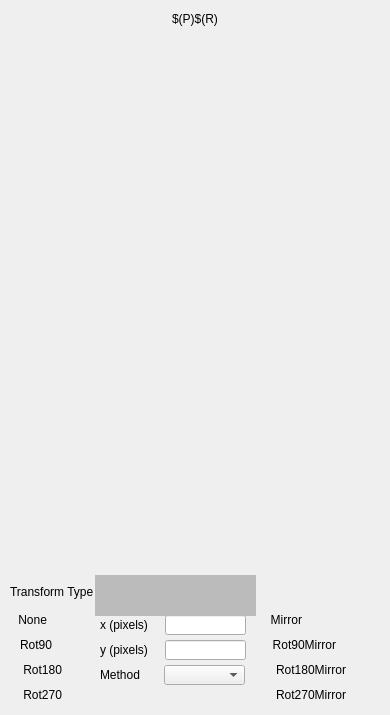
<?xml version="1.0" encoding="UTF-8"?>
<ui version="4.0">
 <class>MainWindow</class>
 <widget class="QMainWindow" name="MainWindow">
  <property name="geometry">
   <rect>
    <x>0</x>
    <y>0</y>
    <width>390</width>
    <height>715</height>
   </rect>
  </property>
  <property name="styleSheet">
   <string>

QWidget#centralWidget {background: rgba(187, 187, 187, 255);}
QPushButton::menu-indicator {image: url(none.png); width: 0}

caTable {
       font: 10pt;
       background: cornsilk;
       alternate-background-color: wheat;
}

caLineEdit {
     border-radius: 1px;
     background: lightyellow;
     color: black;
 }

caTextEntry {
    color: rgb(127, 0, 63);
    background-color: cornsilk;
    selection-color: #0a214c;
    selection-background-color: wheat;
    border: 1px groove black;
    border-radius: 1px;
    padding: 1px;
}

caTextEntry:focus {
    padding: 0px;
    border: 2px groove darkred;
    border-radius: 1px;
}

QPushButton {
      border-color: #00b;
      border-radius: 2px;
      padding: 3px;
      border-width: 1px;

	background: qlineargradient(spread:pad, x1:0, y1:0, x2:0, y2:1,
						   stop:0   rgba(224, 239, 255, 255),
						   stop:0.5 rgba(199, 215, 230, 255),
						   stop:1   rgba(184, 214, 236, 255));
}
QPushButton:hover {
	background: qlineargradient(spread:pad, x1:0, y1:0, x2:0, y2:1,
						stop:0   rgba(201, 226, 255, 255),
						stop:0.5 rgba(177, 204, 230, 255),
						stop:1   rgba(163, 205, 236, 255));
}
QPushButton:pressed {
	background: qlineargradient(spread:pad, x1:0, y1:0, x2:0, y2:1,
						stop:0   rgba(174, 219, 255, 255),
						stop:0.5 rgba(165, 199, 230, 255),
						stop:1   rgba(134, 188, 236, 255));
}

QPushButton:disabled {
	background: qlineargradient(spread:pad, x1:0, y1:0, x2:0, y2:1,
						stop:0   rgba(174, 219, 255, 255),
						stop:0.5 rgba(165, 199, 230, 255),
						stop:1   rgba(134, 188, 236, 255));
}

caChoice {
      background: qlineargradient(x1: 0, y1: 0, x2: 0, y2: 1,
                                  stop: 0 #E1E1E1, stop: 0.4 #DDDDDD,
                                  stop: 0.5 #D8D8D8, stop: 1.0 #D3D3D3);
}

caChoice &gt; QPushButton {
      text-align: left;
      padding: 1px;
}

caSlider::groove:horizontal {
border: 1px solid #bbb;
background: lightgrey;
height: 20px;
border-radius: 4px;
}

caSlider::handle:horizontal {
background: red;
border: 1px solid #777;
width: 13px;
margin-top: -2px;
margin-bottom: -2px;
border-radius: 2px;
}



</string>
  </property>
  <widget class="QWidget" name="centralWidget">
   <widget class="caGraphics" name="caRectangle_0">
    <property name="geometry">
     <rect>
      <x>5</x>
      <y>5</y>
      <width>380</width>
      <height>25</height>
     </rect>
    </property>
    <property name="foreground">
     <color>
      <red>218</red>
      <green>218</green>
      <blue>218</blue>
     </color>
    </property>
    <property name="linestyle" stdset="0">
     <enum>caGraphics::Solid</enum>
    </property>
    <property name="fillstyle" stdset="0">
     <enum>caGraphics::Filled</enum>
    </property>
    <property name="lineColor">
     <color>
      <red>218</red>
      <green>218</green>
      <blue>218</blue>
     </color>
    </property>
    <property name="form">
     <enum>caGraphics::Rectangle</enum>
    </property>
   </widget>
   <widget class="caLabel" name="caLabel_0">
    <property name="geometry">
     <rect>
      <x>10</x>
      <y>6</y>
      <width>370</width>
      <height>25</height>
     </rect>
    </property>
    <property name="frameShape">
     <enum>QFrame::NoFrame</enum>
    </property>
    <property name="text">
     <string>$(P)$(R)</string>
    </property>
    <property name="alignment">
     <set>Qt::AlignAbsolute|Qt::AlignCenter|Qt::AlignHCenter|Qt::AlignVCenter</set>
    </property>
    <property name="fontScaleMode">
     <enum>ESimpleLabel::WidthAndHeight</enum>
    </property>
    <property name="foreground">
     <color>
      <red>77</red>
      <green>82</green>
      <blue>164</blue>
     </color>
    </property>
    <property name="background">
     <color alpha="0">
      <red>77</red>
      <green>82</green>
      <blue>164</blue>
     </color>
    </property>
   </widget>
   <widget class="caInclude" name="caInclude_0">
    <property name="geometry">
     <rect>
      <x>5</x>
      <y>40</y>
      <width>382</width>
      <height>532</height>
     </rect>
    </property>
    <property name="macro">
     <string/>
    </property>
    <property name="filename" stdset="0">
     <string>NDPluginBase.ui</string>
    </property>
   </widget>
   <widget class="caFrame" name="caFrame_1">
    <property name="geometry">
     <rect>
      <x>5</x>
      <y>575</y>
      <width>382</width>
      <height>137</height>
     </rect>
    </property>
    <widget class="caGraphics" name="caRectangle_1">
     <property name="geometry">
      <rect>
       <x>0</x>
       <y>0</y>
       <width>380</width>
       <height>135</height>
      </rect>
     </property>
     <property name="foreground">
      <color>
       <red>45</red>
       <green>45</green>
       <blue>45</blue>
      </color>
     </property>
     <property name="linestyle" stdset="0">
      <enum>caGraphics::Solid</enum>
     </property>
     <property name="lineColor">
      <color>
       <red>45</red>
       <green>45</green>
       <blue>45</blue>
      </color>
     </property>
     <property name="form">
      <enum>caGraphics::Rectangle</enum>
     </property>
     <property name="background" stdset="0">
      <color alpha="0">
       <red>45</red>
       <green>45</green>
       <blue>45</blue>
      </color>
     </property>
    </widget>
    <widget class="caLabel" name="caLabel_1">
     <property name="geometry">
      <rect>
       <x>5</x>
       <y>7</y>
       <width>121</width>
       <height>20</height>
      </rect>
     </property>
     <property name="frameShape">
      <enum>QFrame::NoFrame</enum>
     </property>
     <property name="text">
      <string>Transform Type</string>
     </property>
     <property name="alignment">
      <set>Qt::AlignAbsolute|Qt::AlignLeading|Qt::AlignLeft|Qt::AlignVCenter</set>
     </property>
     <property name="fontScaleMode">
      <enum>ESimpleLabel::WidthAndHeight</enum>
     </property>
     <property name="foreground">
      <color>
       <red>0</red>
       <green>0</green>
       <blue>0</blue>
      </color>
     </property>
     <property name="background">
      <color alpha="0">
       <red>0</red>
       <green>0</green>
       <blue>0</blue>
      </color>
     </property>
    </widget>
    <widget class="caMenu" name="caMenu_0">
     <property name="geometry">
      <rect>
       <x>120</x>
       <y>10</y>
       <width>120</width>
       <height>20</height>
      </rect>
     </property>
     <property name="channel" stdset="0">
      <string>$(P)$(R)Type</string>
     </property>
     <property name="colorMode">
      <enum>caMenu::Static</enum>
     </property>
     <property name="foreground">
      <color>
       <red>0</red>
       <green>0</green>
       <blue>0</blue>
      </color>
     </property>
     <property name="background">
      <color>
       <red>115</red>
       <green>223</green>
       <blue>255</blue>
      </color>
     </property>
    </widget>
    <widget class="caFrame" name="caFrame_2">
     <property name="geometry">
      <rect>
       <x>350</x>
       <y>36</y>
       <width>15</width>
       <height>21</height>
      </rect>
     </property>
     <widget class="caPolyLine" name="caPolyLine_0">
      <property name="geometry">
       <rect>
        <x>10</x>
        <y>0</y>
        <width>2</width>
        <height>19</height>
       </rect>
      </property>
      <property name="foreground">
       <color>
        <red>42</red>
        <green>99</green>
        <blue>228</blue>
       </color>
      </property>
      <property name="linestyle" stdset="0">
       <enum>caPolyLine::Solid</enum>
      </property>
      <property name="lineSize">
       <number>2</number>
      </property>
      <property name="lineColor">
       <color>
        <red>42</red>
        <green>99</green>
        <blue>228</blue>
       </color>
      </property>
      <property name="xyPairs" stdset="0">
       <string>1,1;1,18</string>
      </property>
      <property name="background" stdset="0">
       <color alpha="0">
        <red>42</red>
        <green>99</green>
        <blue>228</blue>
       </color>
      </property>
     </widget>
     <widget class="caPolyLine" name="caPolyLine_1">
      <property name="geometry">
       <rect>
        <x>0</x>
        <y>0</y>
        <width>13</width>
        <height>2</height>
       </rect>
      </property>
      <property name="foreground">
       <color>
        <red>42</red>
        <green>99</green>
        <blue>228</blue>
       </color>
      </property>
      <property name="linestyle" stdset="0">
       <enum>caPolyLine::Solid</enum>
      </property>
      <property name="lineSize">
       <number>2</number>
      </property>
      <property name="lineColor">
       <color>
        <red>42</red>
        <green>99</green>
        <blue>228</blue>
       </color>
      </property>
      <property name="xyPairs" stdset="0">
       <string>12,1;1,1</string>
      </property>
      <property name="background" stdset="0">
       <color alpha="0">
        <red>42</red>
        <green>99</green>
        <blue>228</blue>
       </color>
      </property>
     </widget>
     <widget class="caPolyLine" name="caPolyLine_2">
      <property name="geometry">
       <rect>
        <x>1</x>
        <y>7</y>
        <width>12</width>
        <height>2</height>
       </rect>
      </property>
      <property name="foreground">
       <color>
        <red>42</red>
        <green>99</green>
        <blue>228</blue>
       </color>
      </property>
      <property name="linestyle" stdset="0">
       <enum>caPolyLine::Solid</enum>
      </property>
      <property name="lineSize">
       <number>2</number>
      </property>
      <property name="lineColor">
       <color>
        <red>42</red>
        <green>99</green>
        <blue>228</blue>
       </color>
      </property>
      <property name="xyPairs" stdset="0">
       <string>11,1;1,1</string>
      </property>
      <property name="background" stdset="0">
       <color alpha="0">
        <red>42</red>
        <green>99</green>
        <blue>228</blue>
       </color>
      </property>
     </widget>
    </widget>
    <widget class="caFrame" name="caFrame_3">
     <property name="geometry">
      <rect>
       <x>350</x>
       <y>63</y>
       <width>21</width>
       <height>15</height>
      </rect>
     </property>
     <widget class="caPolyLine" name="caPolyLine_3">
      <property name="geometry">
       <rect>
        <x>0</x>
        <y>0</y>
        <width>19</width>
        <height>2</height>
       </rect>
      </property>
      <property name="foreground">
       <color>
        <red>42</red>
        <green>99</green>
        <blue>228</blue>
       </color>
      </property>
      <property name="linestyle" stdset="0">
       <enum>caPolyLine::Solid</enum>
      </property>
      <property name="lineSize">
       <number>2</number>
      </property>
      <property name="lineColor">
       <color>
        <red>42</red>
        <green>99</green>
        <blue>228</blue>
       </color>
      </property>
      <property name="xyPairs" stdset="0">
       <string>1,1;18,1</string>
      </property>
      <property name="background" stdset="0">
       <color alpha="0">
        <red>42</red>
        <green>99</green>
        <blue>228</blue>
       </color>
      </property>
     </widget>
     <widget class="caPolyLine" name="caPolyLine_4">
      <property name="geometry">
       <rect>
        <x>0</x>
        <y>0</y>
        <width>2</width>
        <height>13</height>
       </rect>
      </property>
      <property name="foreground">
       <color>
        <red>42</red>
        <green>99</green>
        <blue>228</blue>
       </color>
      </property>
      <property name="linestyle" stdset="0">
       <enum>caPolyLine::Solid</enum>
      </property>
      <property name="lineSize">
       <number>2</number>
      </property>
      <property name="lineColor">
       <color>
        <red>42</red>
        <green>99</green>
        <blue>228</blue>
       </color>
      </property>
      <property name="xyPairs" stdset="0">
       <string>1,1;1,12</string>
      </property>
      <property name="background" stdset="0">
       <color alpha="0">
        <red>42</red>
        <green>99</green>
        <blue>228</blue>
       </color>
      </property>
     </widget>
     <widget class="caPolyLine" name="caPolyLine_5">
      <property name="geometry">
       <rect>
        <x>7</x>
        <y>0</y>
        <width>2</width>
        <height>12</height>
       </rect>
      </property>
      <property name="foreground">
       <color>
        <red>42</red>
        <green>99</green>
        <blue>228</blue>
       </color>
      </property>
      <property name="linestyle" stdset="0">
       <enum>caPolyLine::Solid</enum>
      </property>
      <property name="lineSize">
       <number>2</number>
      </property>
      <property name="lineColor">
       <color>
        <red>42</red>
        <green>99</green>
        <blue>228</blue>
       </color>
      </property>
      <property name="xyPairs" stdset="0">
       <string>1,1;1,11</string>
      </property>
      <property name="background" stdset="0">
       <color alpha="0">
        <red>42</red>
        <green>99</green>
        <blue>228</blue>
       </color>
      </property>
     </widget>
    </widget>
    <widget class="caFrame" name="caFrame_4">
     <property name="geometry">
      <rect>
       <x>350</x>
       <y>84</y>
       <width>15</width>
       <height>21</height>
      </rect>
     </property>
     <widget class="caPolyLine" name="caPolyLine_6">
      <property name="geometry">
       <rect>
        <x>0</x>
        <y>0</y>
        <width>2</width>
        <height>19</height>
       </rect>
      </property>
      <property name="foreground">
       <color>
        <red>42</red>
        <green>99</green>
        <blue>228</blue>
       </color>
      </property>
      <property name="linestyle" stdset="0">
       <enum>caPolyLine::Solid</enum>
      </property>
      <property name="lineSize">
       <number>2</number>
      </property>
      <property name="lineColor">
       <color>
        <red>42</red>
        <green>99</green>
        <blue>228</blue>
       </color>
      </property>
      <property name="xyPairs" stdset="0">
       <string>1,18;1,1</string>
      </property>
      <property name="background" stdset="0">
       <color alpha="0">
        <red>42</red>
        <green>99</green>
        <blue>228</blue>
       </color>
      </property>
     </widget>
     <widget class="caPolyLine" name="caPolyLine_7">
      <property name="geometry">
       <rect>
        <x>0</x>
        <y>17</y>
        <width>13</width>
        <height>2</height>
       </rect>
      </property>
      <property name="foreground">
       <color>
        <red>42</red>
        <green>99</green>
        <blue>228</blue>
       </color>
      </property>
      <property name="linestyle" stdset="0">
       <enum>caPolyLine::Solid</enum>
      </property>
      <property name="lineSize">
       <number>2</number>
      </property>
      <property name="lineColor">
       <color>
        <red>42</red>
        <green>99</green>
        <blue>228</blue>
       </color>
      </property>
      <property name="xyPairs" stdset="0">
       <string>1,1;12,1</string>
      </property>
      <property name="background" stdset="0">
       <color alpha="0">
        <red>42</red>
        <green>99</green>
        <blue>228</blue>
       </color>
      </property>
     </widget>
     <widget class="caPolyLine" name="caPolyLine_8">
      <property name="geometry">
       <rect>
        <x>0</x>
        <y>10</y>
        <width>12</width>
        <height>2</height>
       </rect>
      </property>
      <property name="foreground">
       <color>
        <red>42</red>
        <green>99</green>
        <blue>228</blue>
       </color>
      </property>
      <property name="linestyle" stdset="0">
       <enum>caPolyLine::Solid</enum>
      </property>
      <property name="lineSize">
       <number>2</number>
      </property>
      <property name="lineColor">
       <color>
        <red>42</red>
        <green>99</green>
        <blue>228</blue>
       </color>
      </property>
      <property name="xyPairs" stdset="0">
       <string>1,1;11,1</string>
      </property>
      <property name="background" stdset="0">
       <color alpha="0">
        <red>42</red>
        <green>99</green>
        <blue>228</blue>
       </color>
      </property>
     </widget>
    </widget>
    <widget class="caFrame" name="caFrame_5">
     <property name="geometry">
      <rect>
       <x>350</x>
       <y>112</y>
       <width>21</width>
       <height>15</height>
      </rect>
     </property>
     <widget class="caPolyLine" name="caPolyLine_9">
      <property name="geometry">
       <rect>
        <x>0</x>
        <y>11</y>
        <width>19</width>
        <height>2</height>
       </rect>
      </property>
      <property name="foreground">
       <color>
        <red>42</red>
        <green>99</green>
        <blue>228</blue>
       </color>
      </property>
      <property name="linestyle" stdset="0">
       <enum>caPolyLine::Solid</enum>
      </property>
      <property name="lineSize">
       <number>2</number>
      </property>
      <property name="lineColor">
       <color>
        <red>42</red>
        <green>99</green>
        <blue>228</blue>
       </color>
      </property>
      <property name="xyPairs" stdset="0">
       <string>18,1;1,1</string>
      </property>
      <property name="background" stdset="0">
       <color alpha="0">
        <red>42</red>
        <green>99</green>
        <blue>228</blue>
       </color>
      </property>
     </widget>
     <widget class="caPolyLine" name="caPolyLine_10">
      <property name="geometry">
       <rect>
        <x>17</x>
        <y>0</y>
        <width>2</width>
        <height>13</height>
       </rect>
      </property>
      <property name="foreground">
       <color>
        <red>42</red>
        <green>99</green>
        <blue>228</blue>
       </color>
      </property>
      <property name="linestyle" stdset="0">
       <enum>caPolyLine::Solid</enum>
      </property>
      <property name="lineSize">
       <number>2</number>
      </property>
      <property name="lineColor">
       <color>
        <red>42</red>
        <green>99</green>
        <blue>228</blue>
       </color>
      </property>
      <property name="xyPairs" stdset="0">
       <string>1,12;1,1</string>
      </property>
      <property name="background" stdset="0">
       <color alpha="0">
        <red>42</red>
        <green>99</green>
        <blue>228</blue>
       </color>
      </property>
     </widget>
     <widget class="caPolyLine" name="caPolyLine_11">
      <property name="geometry">
       <rect>
        <x>10</x>
        <y>1</y>
        <width>2</width>
        <height>12</height>
       </rect>
      </property>
      <property name="foreground">
       <color>
        <red>42</red>
        <green>99</green>
        <blue>228</blue>
       </color>
      </property>
      <property name="linestyle" stdset="0">
       <enum>caPolyLine::Solid</enum>
      </property>
      <property name="lineSize">
       <number>2</number>
      </property>
      <property name="lineColor">
       <color>
        <red>42</red>
        <green>99</green>
        <blue>228</blue>
       </color>
      </property>
      <property name="xyPairs" stdset="0">
       <string>1,11;1,1</string>
      </property>
      <property name="background" stdset="0">
       <color alpha="0">
        <red>42</red>
        <green>99</green>
        <blue>228</blue>
       </color>
      </property>
     </widget>
    </widget>
    <widget class="caLabel" name="caLabel_2">
     <property name="geometry">
      <rect>
       <x>220</x>
       <y>35</y>
       <width>77</width>
       <height>20</height>
      </rect>
     </property>
     <property name="frameShape">
      <enum>QFrame::NoFrame</enum>
     </property>
     <property name="text">
      <string>Mirror</string>
     </property>
     <property name="alignment">
      <set>Qt::AlignAbsolute|Qt::AlignRight|Qt::AlignTrailing|Qt::AlignVCenter</set>
     </property>
     <property name="fontScaleMode">
      <enum>ESimpleLabel::WidthAndHeight</enum>
     </property>
     <property name="foreground">
      <color>
       <red>45</red>
       <green>45</green>
       <blue>45</blue>
      </color>
     </property>
     <property name="background">
      <color alpha="0">
       <red>45</red>
       <green>45</green>
       <blue>45</blue>
      </color>
     </property>
    </widget>
    <widget class="caLabel" name="caLabel_3">
     <property name="geometry">
      <rect>
       <x>250</x>
       <y>60</y>
       <width>81</width>
       <height>20</height>
      </rect>
     </property>
     <property name="frameShape">
      <enum>QFrame::NoFrame</enum>
     </property>
     <property name="text">
      <string>Rot90Mirror</string>
     </property>
     <property name="alignment">
      <set>Qt::AlignAbsolute|Qt::AlignRight|Qt::AlignTrailing|Qt::AlignVCenter</set>
     </property>
     <property name="fontScaleMode">
      <enum>ESimpleLabel::WidthAndHeight</enum>
     </property>
     <property name="foreground">
      <color>
       <red>45</red>
       <green>45</green>
       <blue>45</blue>
      </color>
     </property>
     <property name="background">
      <color alpha="0">
       <red>45</red>
       <green>45</green>
       <blue>45</blue>
      </color>
     </property>
    </widget>
    <widget class="caLabel" name="caLabel_4">
     <property name="geometry">
      <rect>
       <x>250</x>
       <y>85</y>
       <width>91</width>
       <height>20</height>
      </rect>
     </property>
     <property name="frameShape">
      <enum>QFrame::NoFrame</enum>
     </property>
     <property name="text">
      <string>Rot180Mirror</string>
     </property>
     <property name="alignment">
      <set>Qt::AlignAbsolute|Qt::AlignRight|Qt::AlignTrailing|Qt::AlignVCenter</set>
     </property>
     <property name="fontScaleMode">
      <enum>ESimpleLabel::WidthAndHeight</enum>
     </property>
     <property name="foreground">
      <color>
       <red>45</red>
       <green>45</green>
       <blue>45</blue>
      </color>
     </property>
     <property name="background">
      <color alpha="0">
       <red>45</red>
       <green>45</green>
       <blue>45</blue>
      </color>
     </property>
    </widget>
    <widget class="caLabel" name="caLabel_5">
     <property name="geometry">
      <rect>
       <x>250</x>
       <y>110</y>
       <width>91</width>
       <height>20</height>
      </rect>
     </property>
     <property name="frameShape">
      <enum>QFrame::NoFrame</enum>
     </property>
     <property name="text">
      <string>Rot270Mirror</string>
     </property>
     <property name="alignment">
      <set>Qt::AlignAbsolute|Qt::AlignRight|Qt::AlignTrailing|Qt::AlignVCenter</set>
     </property>
     <property name="fontScaleMode">
      <enum>ESimpleLabel::WidthAndHeight</enum>
     </property>
     <property name="foreground">
      <color>
       <red>45</red>
       <green>45</green>
       <blue>45</blue>
      </color>
     </property>
     <property name="background">
      <color alpha="0">
       <red>45</red>
       <green>45</green>
       <blue>45</blue>
      </color>
     </property>
    </widget>
    <widget class="caLabel" name="caLabel_6">
     <property name="geometry">
      <rect>
       <x>-35</x>
       <y>35</y>
       <width>77</width>
       <height>20</height>
      </rect>
     </property>
     <property name="frameShape">
      <enum>QFrame::NoFrame</enum>
     </property>
     <property name="text">
      <string>None</string>
     </property>
     <property name="alignment">
      <set>Qt::AlignAbsolute|Qt::AlignRight|Qt::AlignTrailing|Qt::AlignVCenter</set>
     </property>
     <property name="fontScaleMode">
      <enum>ESimpleLabel::WidthAndHeight</enum>
     </property>
     <property name="foreground">
      <color>
       <red>45</red>
       <green>45</green>
       <blue>45</blue>
      </color>
     </property>
     <property name="background">
      <color alpha="0">
       <red>45</red>
       <green>45</green>
       <blue>45</blue>
      </color>
     </property>
    </widget>
    <widget class="caLabel" name="caLabel_7">
     <property name="geometry">
      <rect>
       <x>-30</x>
       <y>60</y>
       <width>77</width>
       <height>20</height>
      </rect>
     </property>
     <property name="frameShape">
      <enum>QFrame::NoFrame</enum>
     </property>
     <property name="text">
      <string>Rot90</string>
     </property>
     <property name="alignment">
      <set>Qt::AlignAbsolute|Qt::AlignRight|Qt::AlignTrailing|Qt::AlignVCenter</set>
     </property>
     <property name="fontScaleMode">
      <enum>ESimpleLabel::WidthAndHeight</enum>
     </property>
     <property name="foreground">
      <color>
       <red>45</red>
       <green>45</green>
       <blue>45</blue>
      </color>
     </property>
     <property name="background">
      <color alpha="0">
       <red>45</red>
       <green>45</green>
       <blue>45</blue>
      </color>
     </property>
    </widget>
    <widget class="caLabel" name="caLabel_8">
     <property name="geometry">
      <rect>
       <x>-20</x>
       <y>85</y>
       <width>77</width>
       <height>20</height>
      </rect>
     </property>
     <property name="frameShape">
      <enum>QFrame::NoFrame</enum>
     </property>
     <property name="text">
      <string>Rot180</string>
     </property>
     <property name="alignment">
      <set>Qt::AlignAbsolute|Qt::AlignRight|Qt::AlignTrailing|Qt::AlignVCenter</set>
     </property>
     <property name="fontScaleMode">
      <enum>ESimpleLabel::WidthAndHeight</enum>
     </property>
     <property name="foreground">
      <color>
       <red>45</red>
       <green>45</green>
       <blue>45</blue>
      </color>
     </property>
     <property name="background">
      <color alpha="0">
       <red>45</red>
       <green>45</green>
       <blue>45</blue>
      </color>
     </property>
    </widget>
    <widget class="caLabel" name="caLabel_9">
     <property name="geometry">
      <rect>
       <x>-20</x>
       <y>110</y>
       <width>77</width>
       <height>20</height>
      </rect>
     </property>
     <property name="frameShape">
      <enum>QFrame::NoFrame</enum>
     </property>
     <property name="text">
      <string>Rot270</string>
     </property>
     <property name="alignment">
      <set>Qt::AlignAbsolute|Qt::AlignRight|Qt::AlignTrailing|Qt::AlignVCenter</set>
     </property>
     <property name="fontScaleMode">
      <enum>ESimpleLabel::WidthAndHeight</enum>
     </property>
     <property name="foreground">
      <color>
       <red>45</red>
       <green>45</green>
       <blue>45</blue>
      </color>
     </property>
     <property name="background">
      <color alpha="0">
       <red>45</red>
       <green>45</green>
       <blue>45</blue>
      </color>
     </property>
    </widget>
    <widget class="caFrame" name="caFrame_6">
     <property name="geometry">
      <rect>
       <x>60</x>
       <y>36</y>
       <width>15</width>
       <height>21</height>
      </rect>
     </property>
     <widget class="caPolyLine" name="caPolyLine_12">
      <property name="geometry">
       <rect>
        <x>0</x>
        <y>0</y>
        <width>2</width>
        <height>19</height>
       </rect>
      </property>
      <property name="foreground">
       <color>
        <red>42</red>
        <green>99</green>
        <blue>228</blue>
       </color>
      </property>
      <property name="linestyle" stdset="0">
       <enum>caPolyLine::Solid</enum>
      </property>
      <property name="lineSize">
       <number>2</number>
      </property>
      <property name="lineColor">
       <color>
        <red>42</red>
        <green>99</green>
        <blue>228</blue>
       </color>
      </property>
      <property name="xyPairs" stdset="0">
       <string>1,1;1,18</string>
      </property>
      <property name="background" stdset="0">
       <color alpha="0">
        <red>42</red>
        <green>99</green>
        <blue>228</blue>
       </color>
      </property>
     </widget>
     <widget class="caPolyLine" name="caPolyLine_13">
      <property name="geometry">
       <rect>
        <x>0</x>
        <y>0</y>
        <width>13</width>
        <height>2</height>
       </rect>
      </property>
      <property name="foreground">
       <color>
        <red>42</red>
        <green>99</green>
        <blue>228</blue>
       </color>
      </property>
      <property name="linestyle" stdset="0">
       <enum>caPolyLine::Solid</enum>
      </property>
      <property name="lineSize">
       <number>2</number>
      </property>
      <property name="lineColor">
       <color>
        <red>42</red>
        <green>99</green>
        <blue>228</blue>
       </color>
      </property>
      <property name="xyPairs" stdset="0">
       <string>1,1;12,1</string>
      </property>
      <property name="background" stdset="0">
       <color alpha="0">
        <red>42</red>
        <green>99</green>
        <blue>228</blue>
       </color>
      </property>
     </widget>
     <widget class="caPolyLine" name="caPolyLine_14">
      <property name="geometry">
       <rect>
        <x>0</x>
        <y>7</y>
        <width>12</width>
        <height>2</height>
       </rect>
      </property>
      <property name="foreground">
       <color>
        <red>42</red>
        <green>99</green>
        <blue>228</blue>
       </color>
      </property>
      <property name="linestyle" stdset="0">
       <enum>caPolyLine::Solid</enum>
      </property>
      <property name="lineSize">
       <number>2</number>
      </property>
      <property name="lineColor">
       <color>
        <red>42</red>
        <green>99</green>
        <blue>228</blue>
       </color>
      </property>
      <property name="xyPairs" stdset="0">
       <string>1,1;11,1</string>
      </property>
      <property name="background" stdset="0">
       <color alpha="0">
        <red>42</red>
        <green>99</green>
        <blue>228</blue>
       </color>
      </property>
     </widget>
    </widget>
    <widget class="caFrame" name="caFrame_7">
     <property name="geometry">
      <rect>
       <x>60</x>
       <y>63</y>
       <width>21</width>
       <height>15</height>
      </rect>
     </property>
     <widget class="caPolyLine" name="caPolyLine_15">
      <property name="geometry">
       <rect>
        <x>0</x>
        <y>0</y>
        <width>19</width>
        <height>2</height>
       </rect>
      </property>
      <property name="foreground">
       <color>
        <red>42</red>
        <green>99</green>
        <blue>228</blue>
       </color>
      </property>
      <property name="linestyle" stdset="0">
       <enum>caPolyLine::Solid</enum>
      </property>
      <property name="lineSize">
       <number>2</number>
      </property>
      <property name="lineColor">
       <color>
        <red>42</red>
        <green>99</green>
        <blue>228</blue>
       </color>
      </property>
      <property name="xyPairs" stdset="0">
       <string>18,1;1,1</string>
      </property>
      <property name="background" stdset="0">
       <color alpha="0">
        <red>42</red>
        <green>99</green>
        <blue>228</blue>
       </color>
      </property>
     </widget>
     <widget class="caPolyLine" name="caPolyLine_16">
      <property name="geometry">
       <rect>
        <x>17</x>
        <y>0</y>
        <width>2</width>
        <height>13</height>
       </rect>
      </property>
      <property name="foreground">
       <color>
        <red>42</red>
        <green>99</green>
        <blue>228</blue>
       </color>
      </property>
      <property name="linestyle" stdset="0">
       <enum>caPolyLine::Solid</enum>
      </property>
      <property name="lineSize">
       <number>2</number>
      </property>
      <property name="lineColor">
       <color>
        <red>42</red>
        <green>99</green>
        <blue>228</blue>
       </color>
      </property>
      <property name="xyPairs" stdset="0">
       <string>1,1;1,12</string>
      </property>
      <property name="background" stdset="0">
       <color alpha="0">
        <red>42</red>
        <green>99</green>
        <blue>228</blue>
       </color>
      </property>
     </widget>
     <widget class="caPolyLine" name="caPolyLine_17">
      <property name="geometry">
       <rect>
        <x>10</x>
        <y>0</y>
        <width>2</width>
        <height>12</height>
       </rect>
      </property>
      <property name="foreground">
       <color>
        <red>42</red>
        <green>99</green>
        <blue>228</blue>
       </color>
      </property>
      <property name="linestyle" stdset="0">
       <enum>caPolyLine::Solid</enum>
      </property>
      <property name="lineSize">
       <number>2</number>
      </property>
      <property name="lineColor">
       <color>
        <red>42</red>
        <green>99</green>
        <blue>228</blue>
       </color>
      </property>
      <property name="xyPairs" stdset="0">
       <string>1,1;1,11</string>
      </property>
      <property name="background" stdset="0">
       <color alpha="0">
        <red>42</red>
        <green>99</green>
        <blue>228</blue>
       </color>
      </property>
     </widget>
    </widget>
    <widget class="caFrame" name="caFrame_8">
     <property name="geometry">
      <rect>
       <x>60</x>
       <y>80</y>
       <width>15</width>
       <height>21</height>
      </rect>
     </property>
     <widget class="caPolyLine" name="caPolyLine_18">
      <property name="geometry">
       <rect>
        <x>11</x>
        <y>0</y>
        <width>2</width>
        <height>19</height>
       </rect>
      </property>
      <property name="foreground">
       <color>
        <red>42</red>
        <green>99</green>
        <blue>228</blue>
       </color>
      </property>
      <property name="linestyle" stdset="0">
       <enum>caPolyLine::Solid</enum>
      </property>
      <property name="lineSize">
       <number>2</number>
      </property>
      <property name="lineColor">
       <color>
        <red>42</red>
        <green>99</green>
        <blue>228</blue>
       </color>
      </property>
      <property name="xyPairs" stdset="0">
       <string>1,18;1,1</string>
      </property>
      <property name="background" stdset="0">
       <color alpha="0">
        <red>42</red>
        <green>99</green>
        <blue>228</blue>
       </color>
      </property>
     </widget>
     <widget class="caPolyLine" name="caPolyLine_19">
      <property name="geometry">
       <rect>
        <x>0</x>
        <y>17</y>
        <width>13</width>
        <height>2</height>
       </rect>
      </property>
      <property name="foreground">
       <color>
        <red>42</red>
        <green>99</green>
        <blue>228</blue>
       </color>
      </property>
      <property name="linestyle" stdset="0">
       <enum>caPolyLine::Solid</enum>
      </property>
      <property name="lineSize">
       <number>2</number>
      </property>
      <property name="lineColor">
       <color>
        <red>42</red>
        <green>99</green>
        <blue>228</blue>
       </color>
      </property>
      <property name="xyPairs" stdset="0">
       <string>12,1;1,1</string>
      </property>
      <property name="background" stdset="0">
       <color alpha="0">
        <red>42</red>
        <green>99</green>
        <blue>228</blue>
       </color>
      </property>
     </widget>
     <widget class="caPolyLine" name="caPolyLine_20">
      <property name="geometry">
       <rect>
        <x>1</x>
        <y>10</y>
        <width>12</width>
        <height>2</height>
       </rect>
      </property>
      <property name="foreground">
       <color>
        <red>42</red>
        <green>99</green>
        <blue>228</blue>
       </color>
      </property>
      <property name="linestyle" stdset="0">
       <enum>caPolyLine::Solid</enum>
      </property>
      <property name="lineSize">
       <number>2</number>
      </property>
      <property name="lineColor">
       <color>
        <red>42</red>
        <green>99</green>
        <blue>228</blue>
       </color>
      </property>
      <property name="xyPairs" stdset="0">
       <string>11,1;1,1</string>
      </property>
      <property name="background" stdset="0">
       <color alpha="0">
        <red>42</red>
        <green>99</green>
        <blue>228</blue>
       </color>
      </property>
     </widget>
    </widget>
    <widget class="caFrame" name="caFrame_9">
     <property name="geometry">
      <rect>
       <x>60</x>
       <y>112</y>
       <width>21</width>
       <height>15</height>
      </rect>
     </property>
     <widget class="caPolyLine" name="caPolyLine_21">
      <property name="geometry">
       <rect>
        <x>0</x>
        <y>11</y>
        <width>19</width>
        <height>2</height>
       </rect>
      </property>
      <property name="foreground">
       <color>
        <red>42</red>
        <green>99</green>
        <blue>228</blue>
       </color>
      </property>
      <property name="linestyle" stdset="0">
       <enum>caPolyLine::Solid</enum>
      </property>
      <property name="lineSize">
       <number>2</number>
      </property>
      <property name="lineColor">
       <color>
        <red>42</red>
        <green>99</green>
        <blue>228</blue>
       </color>
      </property>
      <property name="xyPairs" stdset="0">
       <string>1,1;18,1</string>
      </property>
      <property name="background" stdset="0">
       <color alpha="0">
        <red>42</red>
        <green>99</green>
        <blue>228</blue>
       </color>
      </property>
     </widget>
     <widget class="caPolyLine" name="caPolyLine_22">
      <property name="geometry">
       <rect>
        <x>0</x>
        <y>0</y>
        <width>2</width>
        <height>13</height>
       </rect>
      </property>
      <property name="foreground">
       <color>
        <red>42</red>
        <green>99</green>
        <blue>228</blue>
       </color>
      </property>
      <property name="linestyle" stdset="0">
       <enum>caPolyLine::Solid</enum>
      </property>
      <property name="lineSize">
       <number>2</number>
      </property>
      <property name="lineColor">
       <color>
        <red>42</red>
        <green>99</green>
        <blue>228</blue>
       </color>
      </property>
      <property name="xyPairs" stdset="0">
       <string>1,12;1,1</string>
      </property>
      <property name="background" stdset="0">
       <color alpha="0">
        <red>42</red>
        <green>99</green>
        <blue>228</blue>
       </color>
      </property>
     </widget>
     <widget class="caPolyLine" name="caPolyLine_23">
      <property name="geometry">
       <rect>
        <x>7</x>
        <y>1</y>
        <width>2</width>
        <height>12</height>
       </rect>
      </property>
      <property name="foreground">
       <color>
        <red>42</red>
        <green>99</green>
        <blue>228</blue>
       </color>
      </property>
      <property name="linestyle" stdset="0">
       <enum>caPolyLine::Solid</enum>
      </property>
      <property name="lineSize">
       <number>2</number>
      </property>
      <property name="lineColor">
       <color>
        <red>42</red>
        <green>99</green>
        <blue>228</blue>
       </color>
      </property>
      <property name="xyPairs" stdset="0">
       <string>1,11;1,1</string>
      </property>
      <property name="background" stdset="0">
       <color alpha="0">
        <red>42</red>
        <green>99</green>
        <blue>228</blue>
       </color>
      </property>
     </widget>
    </widget>
    <widget class="caTextEntry" name="caTextEntry_1">
     <property name="geometry">
      <rect>
       <x>160</x>
       <y>40</y>
       <width>81</width>
       <height>20</height>
      </rect>
     </property>
     <property name="channel" stdset="0">
      <string notr="true">$(P)$(R)NumPixelsX</string>
     </property>
     <property name="foreground">
      <color>
       <red>0</red>
       <green>0</green>
       <blue>0</blue>
      </color>
     </property>
     <property name="background">
      <color>
       <red>115</red>
       <green>223</green>
       <blue>255</blue>
      </color>
     </property>
     <property name="colorMode">
      <enum>caLineEdit::Static</enum>
     </property>
     <property name="precisionMode">
      <enum>caLineEdit::Channel</enum>
     </property>
     <property name="limitsMode">
      <enum>caLineEdit::Channel</enum>
     </property>
     <property name="maxValue">
      <double>1.000000000000000</double>
     </property>
     <property name="minValue">
      <double>0.000000000000000</double>
     </property>
     <property name="fontScaleMode" stdset="0">
      <enum>caLineEdit::WidthAndHeight</enum>
     </property>
     <property name="formatType">
      <enum>caLineEdit::decimal</enum>
     </property>
    </widget>
    <widget class="caLabel" name="caLabel_10">
     <property name="geometry">
      <rect>
       <x>95</x>
       <y>40</y>
       <width>71</width>
       <height>20</height>
      </rect>
     </property>
     <property name="frameShape">
      <enum>QFrame::NoFrame</enum>
     </property>
     <property name="text">
      <string>x (pixels)</string>
     </property>
     <property name="alignment">
      <set>Qt::AlignAbsolute|Qt::AlignLeading|Qt::AlignLeft|Qt::AlignVCenter</set>
     </property>
     <property name="fontScaleMode">
      <enum>ESimpleLabel::WidthAndHeight</enum>
     </property>
     <property name="foreground">
      <color>
       <red>0</red>
       <green>0</green>
       <blue>0</blue>
      </color>
     </property>
     <property name="background">
      <color alpha="0">
       <red>0</red>
       <green>0</green>
       <blue>0</blue>
      </color>
     </property>
    </widget>
    <widget class="caLabel" name="caLabel_11">
     <property name="geometry">
      <rect>
       <x>95</x>
       <y>65</y>
       <width>61</width>
       <height>20</height>
      </rect>
     </property>
     <property name="frameShape">
      <enum>QFrame::NoFrame</enum>
     </property>
     <property name="text">
      <string>y (pixels)</string>
     </property>
     <property name="alignment">
      <set>Qt::AlignAbsolute|Qt::AlignLeading|Qt::AlignLeft|Qt::AlignVCenter</set>
     </property>
     <property name="fontScaleMode">
      <enum>ESimpleLabel::WidthAndHeight</enum>
     </property>
     <property name="foreground">
      <color>
       <red>0</red>
       <green>0</green>
       <blue>0</blue>
      </color>
     </property>
     <property name="background">
      <color alpha="0">
       <red>0</red>
       <green>0</green>
       <blue>0</blue>
      </color>
     </property>
    </widget>
    <widget class="caLabel" name="caLabel_12">
     <property name="geometry">
      <rect>
       <x>95</x>
       <y>90</y>
       <width>111</width>
       <height>20</height>
      </rect>
     </property>
     <property name="frameShape">
      <enum>QFrame::NoFrame</enum>
     </property>
     <property name="text">
      <string>Method</string>
     </property>
     <property name="alignment">
      <set>Qt::AlignAbsolute|Qt::AlignLeading|Qt::AlignLeft|Qt::AlignVCenter</set>
     </property>
     <property name="fontScaleMode">
      <enum>ESimpleLabel::WidthAndHeight</enum>
     </property>
     <property name="foreground">
      <color>
       <red>0</red>
       <green>0</green>
       <blue>0</blue>
      </color>
     </property>
     <property name="background">
      <color alpha="0">
       <red>0</red>
       <green>0</green>
       <blue>0</blue>
      </color>
     </property>
    </widget>
    <widget class="caMenu" name="caMenu_3">
     <property name="geometry">
      <rect>
       <x>159</x>
       <y>90</y>
       <width>81</width>
       <height>20</height>
      </rect>
     </property>
     <property name="channel" stdset="0">
      <string notr="true">$(P)$(R)Method</string>
     </property>
     <property name="colorMode">
      <enum>caMenu::Static</enum>
     </property>
     <property name="foreground">
      <color>
       <red>0</red>
       <green>0</green>
       <blue>0</blue>
      </color>
     </property>
     <property name="background">
      <color>
       <red>115</red>
       <green>223</green>
       <blue>255</blue>
      </color>
     </property>
    </widget>
    <widget class="caLabel" name="calabel_8">
     <property name="geometry">
      <rect>
       <x>90</x>
       <y>-50</y>
       <width>161</width>
       <height>91</height>
      </rect>
     </property>
     <property name="focusPolicy">
      <enum>Qt::StrongFocus</enum>
     </property>
     <property name="autoFillBackground">
      <bool>false</bool>
     </property>
     <property name="styleSheet">
      <string notr="true">background-color: rgba(187, 187, 187, 255); color: rgba(187, 187, 187, 255);</string>
     </property>
     <property name="foreground">
      <color>
       <red>187</red>
       <green>187</green>
       <blue>187</blue>
      </color>
     </property>
     <property name="background">
      <color>
       <red>187</red>
       <green>187</green>
       <blue>187</blue>
      </color>
     </property>
     <property name="visibility">
      <enum>caLabel::Calc</enum>
     </property>
     <property name="visibilityCalc">
      <string notr="true">A!=8</string>
     </property>
     <property name="channel" stdset="0">
      <string notr="true">$(P)$(R)Type</string>
     </property>
    </widget>
    <widget class="caTextEntry" name="caTextEntry_2">
     <property name="geometry">
      <rect>
       <x>160</x>
       <y>65</y>
       <width>81</width>
       <height>20</height>
      </rect>
     </property>
     <property name="channel" stdset="0">
      <string notr="true">$(P)$(R)NumPixelsY</string>
     </property>
     <property name="foreground">
      <color>
       <red>0</red>
       <green>0</green>
       <blue>0</blue>
      </color>
     </property>
     <property name="background">
      <color>
       <red>115</red>
       <green>223</green>
       <blue>255</blue>
      </color>
     </property>
     <property name="colorMode">
      <enum>caLineEdit::Static</enum>
     </property>
     <property name="precisionMode">
      <enum>caLineEdit::Channel</enum>
     </property>
     <property name="limitsMode">
      <enum>caLineEdit::Channel</enum>
     </property>
     <property name="maxValue">
      <double>1.000000000000000</double>
     </property>
     <property name="minValue">
      <double>0.000000000000000</double>
     </property>
     <property name="fontScaleMode" stdset="0">
      <enum>caLineEdit::WidthAndHeight</enum>
     </property>
     <property name="formatType">
      <enum>caLineEdit::decimal</enum>
     </property>
    </widget>
    <zorder>caRectangle_1</zorder>
    <zorder>caLabel_1</zorder>
    <zorder>caMenu_0</zorder>
    <zorder>caFrame_2</zorder>
    <zorder>caFrame_3</zorder>
    <zorder>caFrame_4</zorder>
    <zorder>caFrame_5</zorder>
    <zorder>caLabel_2</zorder>
    <zorder>caLabel_3</zorder>
    <zorder>caLabel_4</zorder>
    <zorder>caLabel_5</zorder>
    <zorder>caLabel_6</zorder>
    <zorder>caLabel_7</zorder>
    <zorder>caLabel_8</zorder>
    <zorder>caLabel_9</zorder>
    <zorder>caFrame_6</zorder>
    <zorder>caFrame_7</zorder>
    <zorder>caFrame_8</zorder>
    <zorder>caFrame_9</zorder>
    <zorder>caTextEntry_1</zorder>
    <zorder>caLabel_10</zorder>
    <zorder>caLabel_11</zorder>
    <zorder>caLabel_12</zorder>
    <zorder>caMenu_3</zorder>
    <zorder>caTextEntry_2</zorder>
    <zorder>calabel_8</zorder>
   </widget>
  </widget>
 </widget>
 <customwidgets>
  <customwidget>
   <class>caMenu</class>
   <extends>QComboBox</extends>
   <header>caMenu</header>
  </customwidget>
  <customwidget>
   <class>caTextEntry</class>
   <extends>caLineEdit</extends>
   <header>caTextEntry</header>
  </customwidget>
  <customwidget>
   <class>caFrame</class>
   <extends>QFrame</extends>
   <header>caFrame</header>
   <container>1</container>
  </customwidget>
  <customwidget>
   <class>caLabel</class>
   <extends>QLabel</extends>
   <header>caLabel</header>
  </customwidget>
  <customwidget>
   <class>caGraphics</class>
   <extends>QWidget</extends>
   <header>caGraphics</header>
  </customwidget>
  <customwidget>
   <class>caPolyLine</class>
   <extends>QWidget</extends>
   <header>caPolyLine</header>
  </customwidget>
  <customwidget>
   <class>caInclude</class>
   <extends>QWidget</extends>
   <header>caInclude</header>
  </customwidget>
  <customwidget>
   <class>caLineEdit</class>
   <extends>QLineEdit</extends>
   <header>caLineEdit</header>
  </customwidget>
 </customwidgets>
 <resources/>
 <connections/>
</ui>
